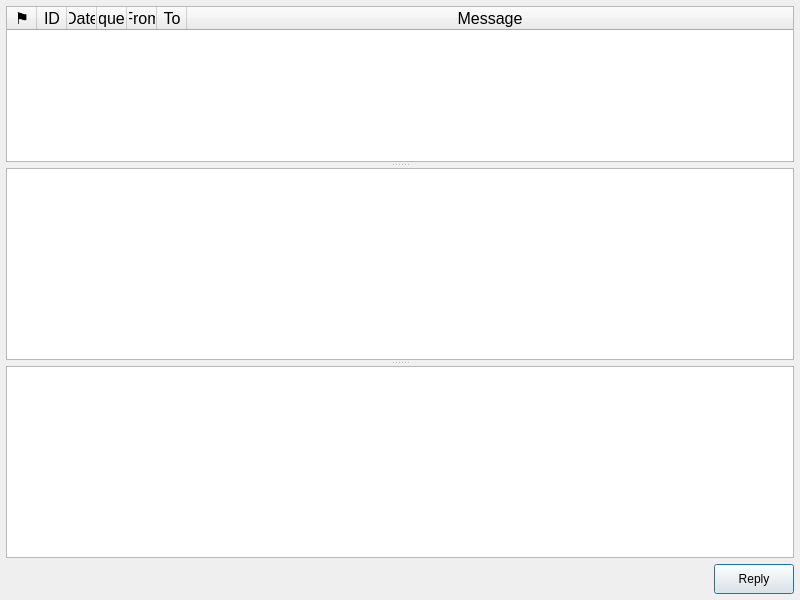
<?xml version="1.0" encoding="UTF-8"?>
<ui version="4.0">
 <class>MessageWindow</class>
 <widget class="QDialog" name="MessageWindow">
  <property name="geometry">
   <rect>
    <x>0</x>
    <y>0</y>
    <width>800</width>
    <height>600</height>
   </rect>
  </property>
  <property name="windowTitle">
   <string>Message History</string>
  </property>
  <layout class="QVBoxLayout" name="verticalLayout_2">
   <property name="leftMargin">
    <number>6</number>
   </property>
   <property name="topMargin">
    <number>6</number>
   </property>
   <property name="rightMargin">
    <number>6</number>
   </property>
   <property name="bottomMargin">
    <number>6</number>
   </property>
   <item>
    <widget class="QSplitter" name="mainSplitter">
     <property name="orientation">
      <enum>Qt::Orientation::Vertical</enum>
     </property>
     <property name="handleWidth">
      <number>6</number>
     </property>
     <widget class="QTableWidget" name="messageTableWidget">
      <property name="sizePolicy">
       <sizepolicy hsizetype="Expanding" vsizetype="Expanding">
        <horstretch>0</horstretch>
        <verstretch>10</verstretch>
       </sizepolicy>
      </property>
      <property name="font">
       <font>
        <pointsize>12</pointsize>
       </font>
      </property>
      <property name="sizeAdjustPolicy">
       <enum>QAbstractScrollArea::SizeAdjustPolicy::AdjustToContentsOnFirstShow</enum>
      </property>
      <property name="autoScroll">
       <bool>true</bool>
      </property>
      <property name="editTriggers">
       <set>QAbstractItemView::EditTrigger::NoEditTriggers</set>
      </property>
      <property name="showDropIndicator" stdset="0">
       <bool>false</bool>
      </property>
      <property name="dragDropOverwriteMode">
       <bool>false</bool>
      </property>
      <property name="alternatingRowColors">
       <bool>true</bool>
      </property>
      <property name="selectionMode">
       <enum>QAbstractItemView::SelectionMode::ExtendedSelection</enum>
      </property>
      <property name="selectionBehavior">
       <enum>QAbstractItemView::SelectionBehavior::SelectRows</enum>
      </property>
      <property name="textElideMode">
       <enum>Qt::TextElideMode::ElideRight</enum>
      </property>
      <property name="gridStyle">
       <enum>Qt::PenStyle::DotLine</enum>
      </property>
      <property name="sortingEnabled">
       <bool>false</bool>
      </property>
      <property name="wordWrap">
       <bool>false</bool>
      </property>
      <attribute name="horizontalHeaderVisible">
       <bool>true</bool>
      </attribute>
      <attribute name="horizontalHeaderCascadingSectionResizes">
       <bool>false</bool>
      </attribute>
      <attribute name="horizontalHeaderMinimumSectionSize">
       <number>20</number>
      </attribute>
      <attribute name="horizontalHeaderDefaultSectionSize">
       <number>30</number>
      </attribute>
      <attribute name="horizontalHeaderHighlightSections">
       <bool>false</bool>
      </attribute>
      <attribute name="horizontalHeaderStretchLastSection">
       <bool>true</bool>
      </attribute>
      <attribute name="verticalHeaderVisible">
       <bool>false</bool>
      </attribute>
      <column>
       <property name="text">
        <string>⚑</string>
       </property>
       <property name="toolTip">
        <string>Read / Unread Status</string>
       </property>
      </column>
      <column>
       <property name="text">
        <string>ID</string>
       </property>
      </column>
      <column>
       <property name="text">
        <string>Date</string>
       </property>
      </column>
      <column>
       <property name="text">
        <string>Frequency</string>
       </property>
      </column>
      <column>
       <property name="text">
        <string>From</string>
       </property>
      </column>
      <column>
       <property name="text">
        <string>To</string>
       </property>
      </column>
      <column>
       <property name="text">
        <string>Message</string>
       </property>
      </column>
     </widget>
     <widget class="QTextEdit" name="messageTextEdit">
      <property name="sizePolicy">
       <sizepolicy hsizetype="Expanding" vsizetype="MinimumExpanding">
        <horstretch>0</horstretch>
        <verstretch>1</verstretch>
       </sizepolicy>
      </property>
      <property name="font">
       <font>
        <pointsize>14</pointsize>
       </font>
      </property>
      <property name="visible">
       <bool>true</bool>
      </property>
      <property name="styleSheet">
       <string notr="true">QTextEdit { /*background-color:#ffeaa7*/; }</string>
      </property>
     </widget>
     <widget class="QTextEdit" name="replytextEdit">
      <property name="sizePolicy">
       <sizepolicy hsizetype="Expanding" vsizetype="MinimumExpanding">
        <horstretch>0</horstretch>
        <verstretch>1</verstretch>
       </sizepolicy>
      </property>
      <property name="visible">
       <bool>false</bool>
      </property>
     </widget>
    </widget>
   </item>
   <item>
    <widget class="QWidget" name="widget" native="true">
     <layout class="QHBoxLayout" name="horizontalLayout">
      <property name="leftMargin">
       <number>0</number>
      </property>
      <property name="topMargin">
       <number>0</number>
      </property>
      <property name="rightMargin">
       <number>0</number>
      </property>
      <property name="bottomMargin">
       <number>0</number>
      </property>
      <item>
       <spacer name="horizontalSpacer">
        <property name="orientation">
         <enum>Qt::Orientation::Horizontal</enum>
        </property>
        <property name="sizeHint" stdset="0">
         <size>
          <width>40</width>
          <height>20</height>
         </size>
        </property>
       </spacer>
      </item>
      <item>
       <widget class="QPushButton" name="replyPushButton">
        <property name="minimumSize">
         <size>
          <width>0</width>
          <height>30</height>
         </size>
        </property>
        <property name="text">
         <string>Reply</string>
        </property>
       </widget>
      </item>
     </layout>
    </widget>
   </item>
  </layout>
 </widget>
 <resources/>
 <connections/>
</ui>
